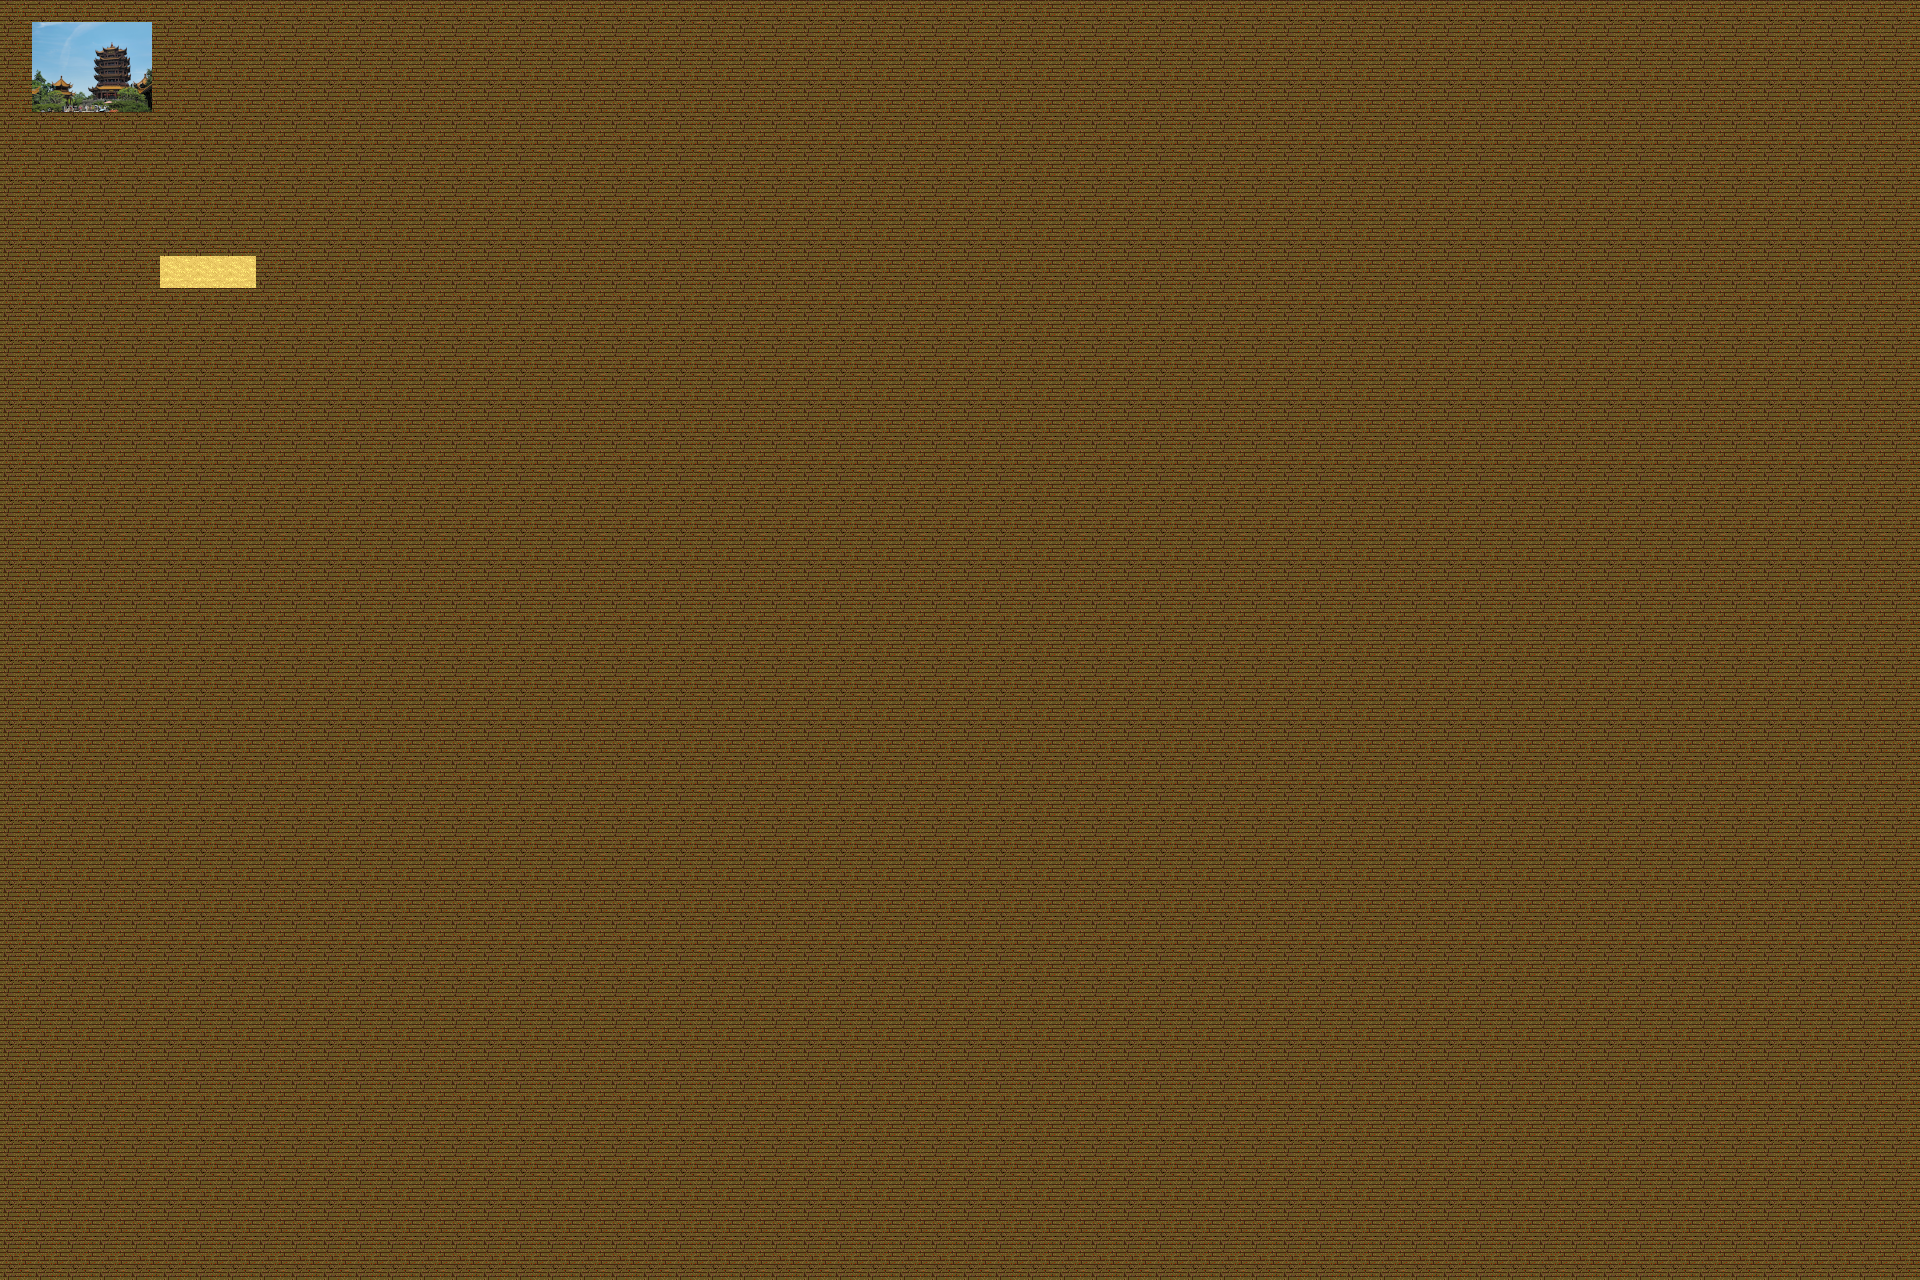

The image is a tile-based game level rendered from a .tmx file. Its description and source (layers, tilesets, objects; grid data summarised) follow:
An orthogonal 60x40 tile map with 32x32 px tiles, 4 tile layers (background, fringe, object, collision), 2 tilesets and 1 object (event).

<map version="1.10" tiledversion="1.10.1" orientation="orthogonal" renderorder="right-down" width="60" height="40" tilewidth="32" tileheight="32" infinite="0" nextlayerid="9" nextobjectid="3">
 <editorsettings>
  <export target="../../mods/hero_geos/maps/wuhan.tm" format="flare" />
 </editorsettings>
 <properties>
  <property name="hero_pos" value="1,1" />
  <property name="tileset" value="tilesetdefs/wuhan.txt" />
  <property name="title" value="wu han" />
 </properties>
 <tileset firstgid="1" source="map1.tsx" />
 <tileset firstgid="11" source="sites.tsx" />
 <layer id="1" name="background" width="60" height="40">
  <data>[2400 cells, 2400 non-empty, 1 distinct tile ids]</data>
 </layer>
 <layer id="5" name="fringe" width="60" height="40">
  <data>[2400 cells, 1 non-empty, 1 distinct tile ids]</data>
 </layer>
 <layer id="2" name="object" width="60" height="40">
  <data>[2400 cells, 3 non-empty, 1 distinct tile ids]</data>
 </layer>
 <layer id="4" name="collision" width="60" height="40">
  <data>[2400 cells, 0 non-empty, 0 distinct tile ids]</data>
 </layer>
 <objectgroup id="3" name="event">
  <object id="2" name="to washington" type="event" x="172" y="268" width="94" height="34">
   <properties>
    <property name="activate" value="on_trigger" />
    <property name="hotspot" value="location" />
    <property name="intermap" value="maps/washington.txt" />
    <property name="tooltip" value="to washington" />
   </properties>
  </object>
 </objectgroup>
 <objectgroup id="6" name="npc" />
 <objectgroup id="8" name="enemy" />
</map>
